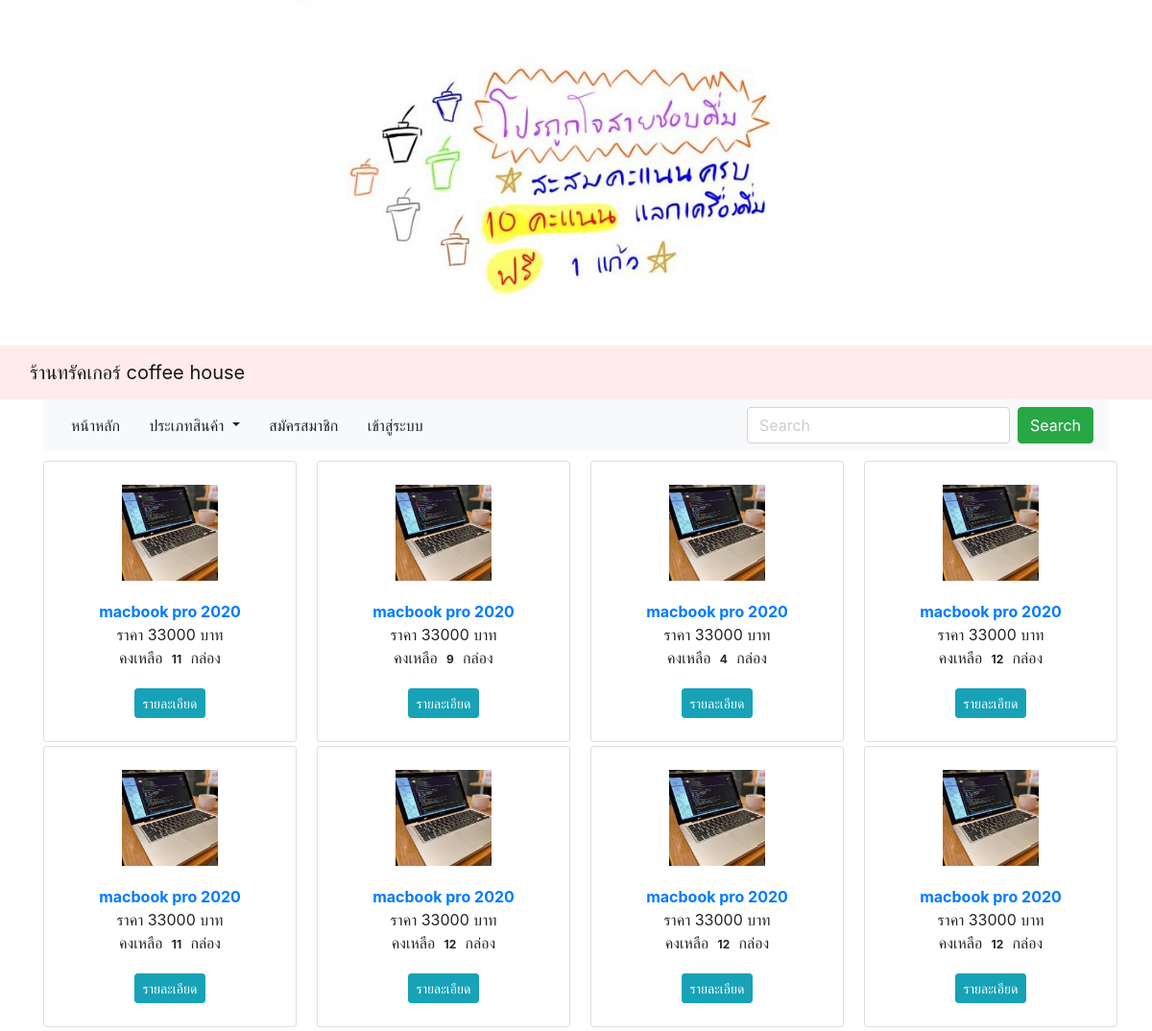
The page / on the database its author committed.
### tables this page shows
CREATE TABLE `tbl_product` (
  `p_id` int(11) NOT NULL,
  `p_name` varchar(200) NOT NULL,
  `type_id` int(11) NOT NULL,
  `p_detail` text NOT NULL,
  `p_img` varchar(200) NOT NULL,
  `p_price` int(11) NOT NULL,
  `p_qty` varchar(11) NOT NULL,
  `p_unit` varchar(20) NOT NULL,
  `p_view` int(10) NOT NULL DEFAULT '0',
  `datesave` timestamp NOT NULL DEFAULT CURRENT_TIMESTAMP
);

### show_product.php (the view, shortened to what this page needs)
<?php
include("condb.php");
$sql = "SELECT * FROM tbl_product as p
INNER JOIN tbl_type  as t ON p.type_id=t.type_id
ORDER BY p.p_id DESC";
$result = mysqli_query($con, $sql);
while($row_prd = mysqli_fetch_array($result)){
?>
<div class="col-sm-3" align="center">
    <div class="card border-Light mb-1" style="width: 16.5rem;">
        <br>
        <a href="prd.php?id=<?php echo $row_prd[0]; ?>"> <?php echo"<img src='p_img/".$row_prd['p_img']."'width='100' height='100'>";?></a>
        <div class="card-body">
            <a href="prd.php?id=<?php echo $row_prd[0]; ?>"><b> <?php echo $row_prd["p_name"];?></b> </a>
            <br>
            ราคา <font color=""> <?php echo $row_prd["p_price"];?></font> บาท
            <br>
            คงเหลือ <span class="badge badge-succes"><?php echo $row_prd["p_qty"];?></span>
            <span class="sr-only">unread messages</span><?php echo $row_prd["p_unit"];?>
        </div>
        <div>
            <button type="button" class="btn btn-info btn-sm">
            <a style="color: #fff" href="prd.php?id=<?php echo $row_prd[0]; ?>"> รายละเอียด </a></button>
        </div>
        <br>
    </div>
</div>
<?php } ?>

### h.php (shortened to what this page needs)
<!DOCTYPE html>
<html lang="en">
  <head>
    <link href="css/bootstrap.min.css" rel="stylesheet">
    <link href="css/style.css" rel="stylesheet">
  </head>

### index.php (shortened to what this page needs)
<?php
include('h.php');
?>
<!DOCTYPE html>
<head>
  <?php include('boot4.php');?>
</head>
<body>
<?php
  include('banner.php');
  include('navbar.php');
  ?>
  <div class="container">
    <div class="row">
      <div class="col-md-12" style="margin-top: 10px">
        <div class="row">
            <?php
            $act = (isset($_GET['act']) ? $_GET['act'] : '');
            $q = $_GET['q'];
            if($act=='showbytype'){
            include('list_prd_by_type.php');
            }else if($q!=''){
            include("show_product_q.php");
            }else if($act=='add'){
            include("member_form_add.php");
            }else if($act=='login'){
            include("form_login.php");
            }else{
            include('show_product.php');
            }
            ?>
          </div>
        </div>
      </div>
    </div>
</body>
</html>

### boot4.php (shortened to what this page needs)
<link rel="stylesheet" href="https://stackpath.bootstrapcdn.com/bootstrap/4.1.1/css/bootstrap.min.css">

### banner.php
<div class="col-md-12" align="center" >
            <center><img src="banner/advert2.jpg" height="50%" width="50%">
            </center>
</div>

### navbar.php (shortened to what this page needs)
<header class="main-header">
  <nav class="navbar navbar-expand-lg navbar-light" style="background-color: #FFEBEB;">
  <div class="container-fluid">
    <a class="navbar-brand" href="#">ร้านทรัคเกอร์ coffee house</a>
  </div>
</nav>
<div class="container">
  <div class="row">
    <div class="col-md-12">
      <nav class="navbar navbar-expand-lg navbar-info bg-light">
        <a class="btn btn-Light" href="index.php" role="button">หน้าหลัก</a>
        &nbsp;<div class="btn-group">
          <button type="button" class="btn btn-Light dropdown-toggle" data-toggle="dropdown" aria-haspopup="true" aria-expanded="false">
          ประเภทสินค้า
          </button>
        </div>
        <div class="collapse navbar-collapse" id="navbarSupportedContent">
          <ul class="navbar-nav mr-auto">
            <div class="btn-group">
              <a class="btn btn-Light" href="index.php?act=add" role="button">สมัครสมาชิก</a>
            </div>
            <?php
            if ($member_id!='') {
            } else {
            ?>
            <div class="btn-group">
              <a class="btn btn-Light" href="index.php?act=login" role="button">เข้าสู่ระบบ</a>
            </div>
            <?php } ?>
          </ul>
          <form class="form-inline my-2 my-lg-0" name="qp" action="index.php" method="GET">
            <input class="form-control mr-sm-2" type="text" placeholder="Search" name="q">
            <button class="btn btn-success my-2 my-sm-0" type="submit">Search</button>
          </form>
        </div>
      </nav>
    </div>
  </div>
</div>

### rows shown on the page
tbl_product: p_img (picture), p_name "macbook pro 2020", p_price "33000", p_qty "11", p_unit "กล่อง"
tbl_product: p_img (picture), p_name "macbook pro 2020", p_price "33000", p_qty "9", p_unit "กล่อง"
tbl_product: p_img (picture), p_name "macbook pro 2020", p_price "33000", p_qty "4", p_unit "กล่อง"
tbl_product: p_img (picture), p_name "macbook pro 2020", p_price "33000", p_qty "12", p_unit "กล่อง"
tbl_product: p_img (picture), p_name "macbook pro 2020", p_price "33000", p_qty "11", p_unit "กล่อง"
tbl_product: p_img (picture), p_name "macbook pro 2020", p_price "33000", p_qty "12", p_unit "กล่อง"
tbl_product: p_img (picture), p_name "macbook pro 2020", p_price "33000", p_qty "12", p_unit "กล่อง"
tbl_product: p_img (picture), p_name "macbook pro 2020", p_price "33000", p_qty "12", p_unit "กล่อง"
